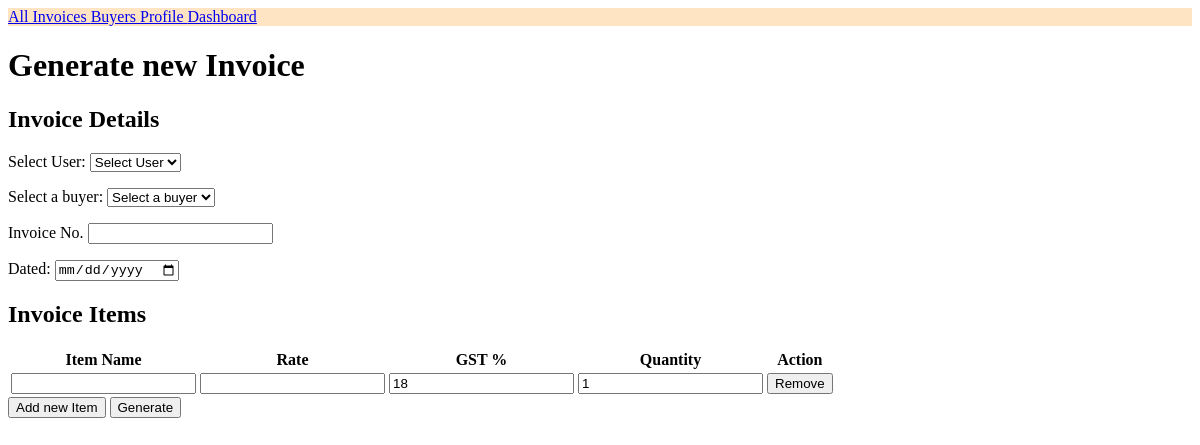
/inv/generate, run on an earlier commit of the app's database.
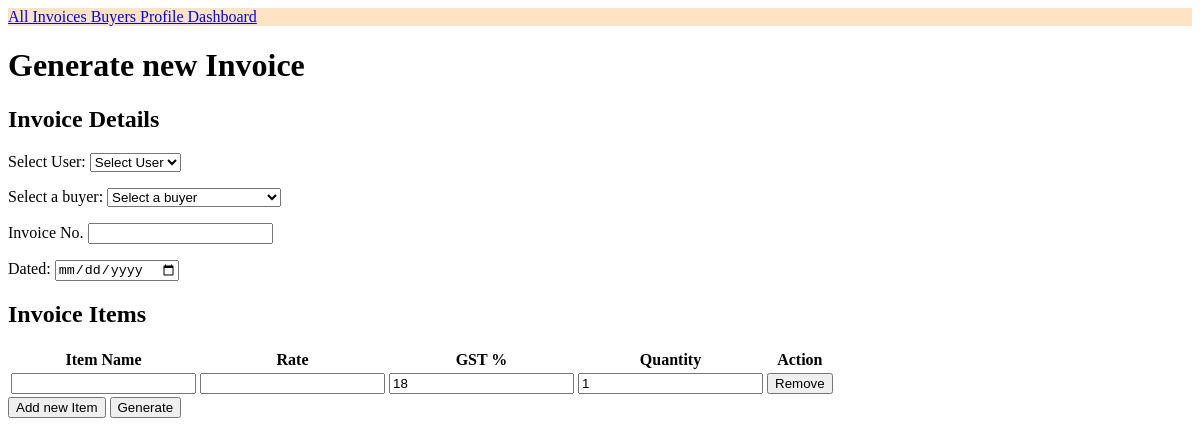
And on a later commit of the database.
### buyer/models.py (models this page shows)
class buyer(models.Model):
    buyerId = models.AutoField(primary_key=True)
    name = models.CharField(max_length=64)
    adr1 = models.CharField(max_length=128)
    adr2 = models.CharField(max_length=128, null=True)
    state = models.CharField(max_length=32)
    pin = models.CharField(max_length=10)
    gstin = models.CharField(max_length=15)
    def __str__(self):
        return str(self.name) + f" ({self.buyerId})"

### invoice/views.py (the view)
# urls.py: path('generate',views.generate, name='generateInvoice'),
@transaction.atomic
def generate(request):
    if request.method=='POST':
        invoiceForm = newInvoiceForm(request.POST)
        itemFormSet = ItemFormSet(request.POST, prefix='items')
        if invoiceForm.is_valid() and itemFormSet.is_valid():
            newInvoice = invoiceForm.save()
            itemFormSet.instance = newInvoice
            itemFormSet.save()
            newInvoice.calculate_totals()
            newInvoice.save(update_fields=['subTotal', 'gstTotal', 'grandTotal'])
            return redirect('/inv/list')
    else:
        invoiceForm = newInvoiceForm()
        itemFormSet = ItemFormSet(prefix='items')
    context = {
        'invoiceForm': invoiceForm,
        'itemFormSet': itemFormSet
    }
    return render(request, 'generateInvoice.html', context)

### invoice/forms.py
class newInvoiceForm(forms.ModelForm):
    userId  = forms.ModelChoiceField(
        queryset=Profile.objects.all().order_by('name'),
        label='Select User',
        empty_label='Select User')
    buyerId  = forms.ModelChoiceField(
        queryset=buyer.objects.all().order_by('name'),
        label='Select a buyer',
        empty_label='Select a buyer')
    class Meta:
        model = Invoice
        fields = ['userId','buyerId', 'invNum', 'date']
        widgets = {
            'date': forms.DateInput(attrs={'type':'date'})
        }
        labels = {
            'invNum': 'Invoice No.',
            'date' : 'Dated'
        }

### templates/generateInvoice.html (shortened to what this page needs)
{% extends 'base.html' %}
{% load static %}
{% block body %}
    <h1>Generate new Invoice</h1>
    <form method="post" id="invoice-form">
        <h2>Invoice Details</h2>
        {{ invoiceForm.as_p }}
        <h2>Invoice Items</h2>
        <table id="item-table">
            <thead>
                <tr>
                    <th>
                        {{ itemFormSet.empty_form.itemName.label }}
                    </th>
                    <th>
                        {{ itemFormSet.empty_form.rate.label }}
                    </th>
                    <th>
                        {{ itemFormSet.empty_form.gst.label }}
                    </th>
                    <th>
                        {{ itemFormSet.empty_form.qty.label }}
                    </th>
                    <th>Action</th>
                </tr>
            </thead>
            <tbody>
                {% for itemForm in itemFormSet %}
                    <tr class="item-row">
                        <td>
                            {{ itemForm.itemName }}
                        </td>
                        <td>
                            {{ itemForm.rate }}
                        </td>
                        <td>
                            {{ itemForm.gst }}
                        </td>
                        <td>
                            {{ itemForm.qty }}
                        </td>
                        <td>
                            <button type="button" class="remove-row-button">Remove</button>
                        </td>
                    </tr>
                {% endfor %}
            </tbody>
        </table>
        <button type="button" id="add-item-button">Add new Item</button>
        <button type="submit">Generate</button>
    </form>
{% endblock %}

What changed in the data, as far as the page shows it:
added buyer: buyerId "Select a buyer"
Also different on the page:
form field buyerId: "Select a buyer" → (not shown)
